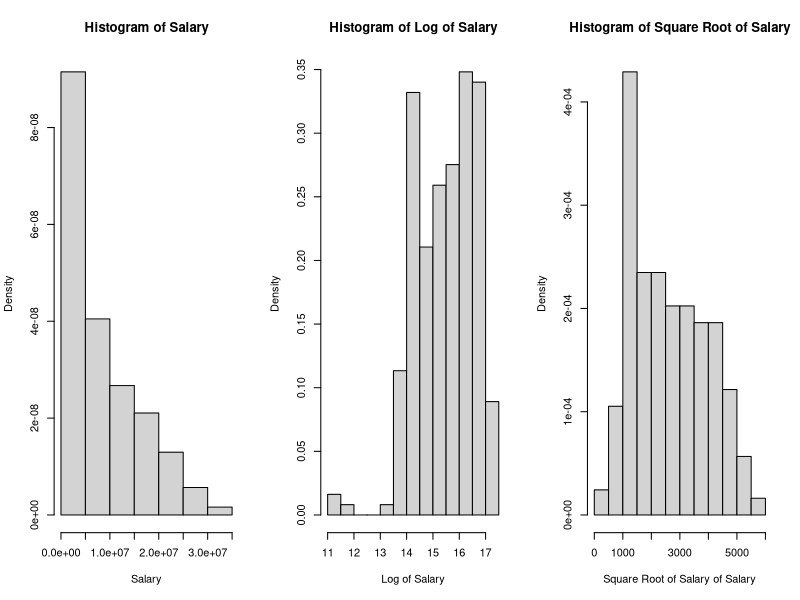
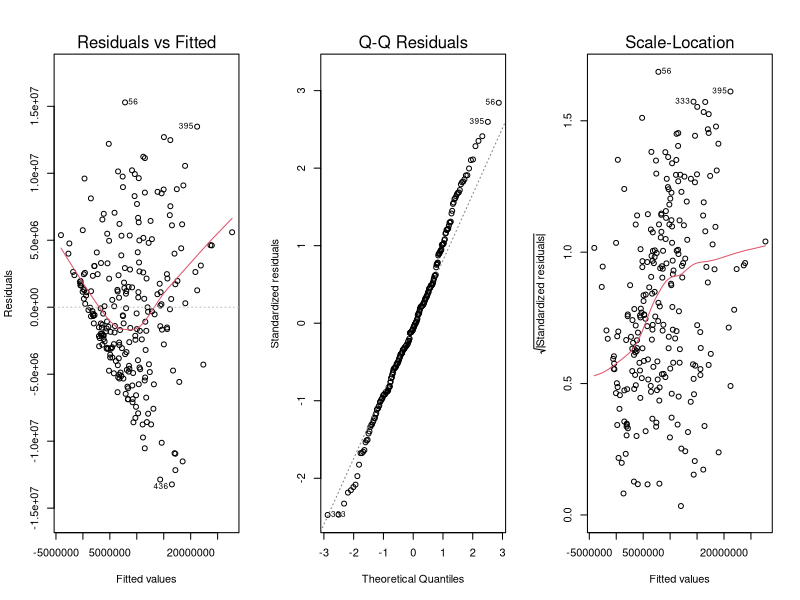
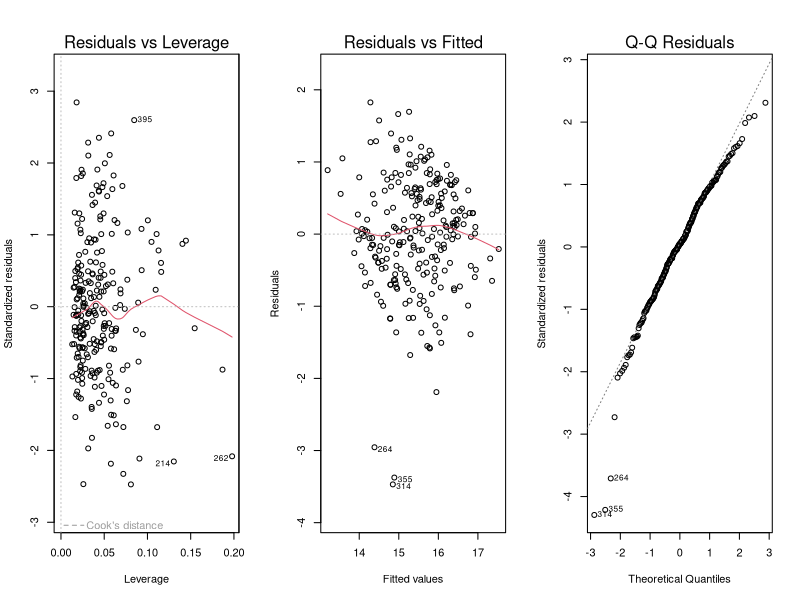
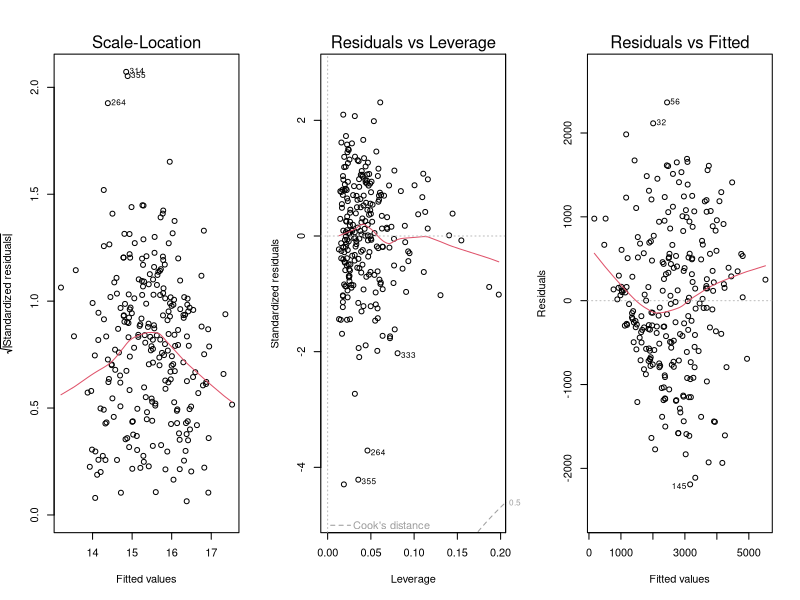
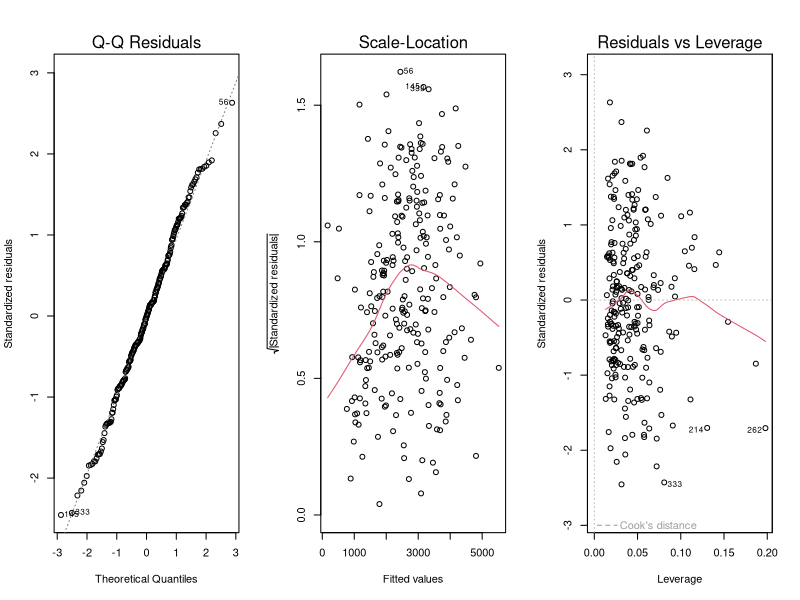
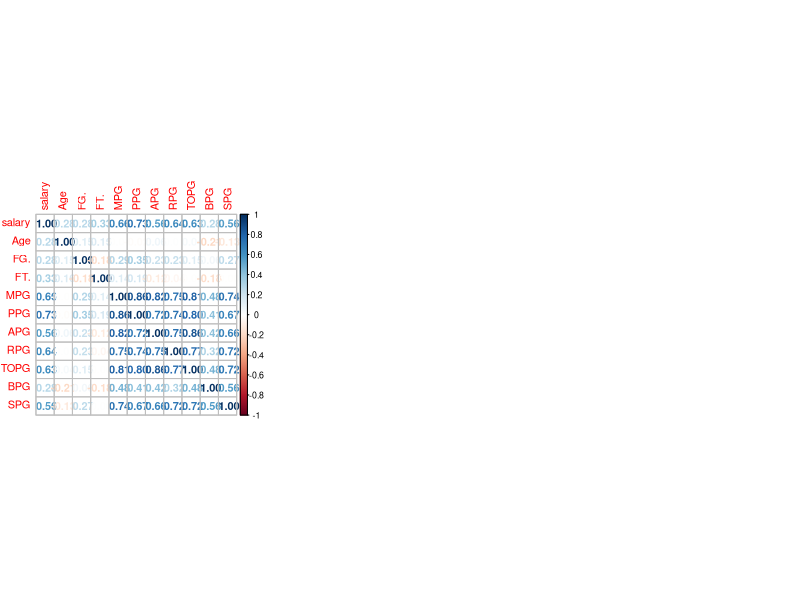
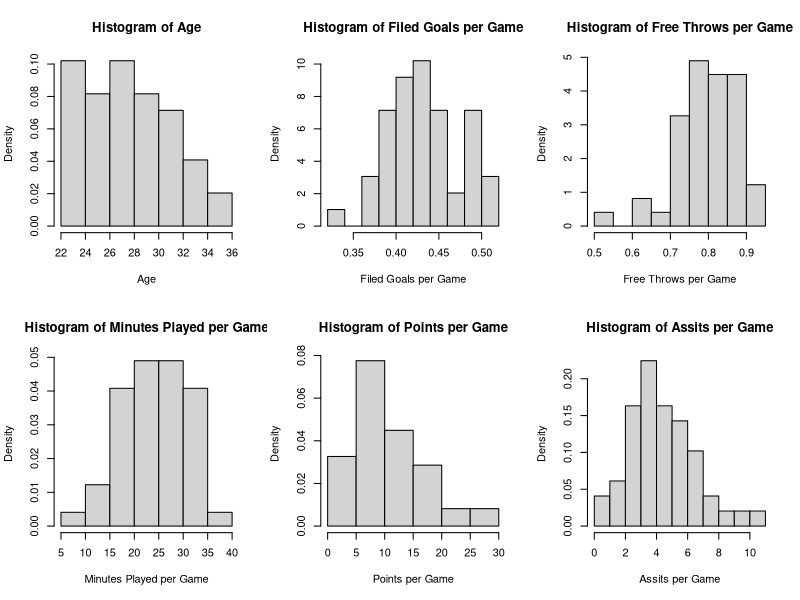
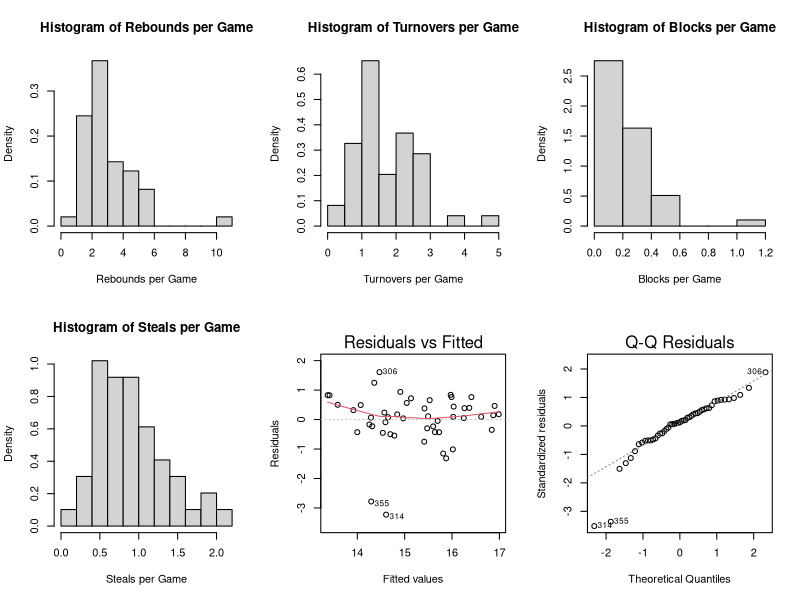

Generate these figures, in order, with R: (Note: this script raises an error after producing the figures.)
## ---- chunk 1
knitr::opts_chunk$set(echo = TRUE)
## ---- chunk 2
data <- read.csv(file = './Data/final_dataset2.csv')
data = data[data[,"G"] >= 30,]      #screen out less statistically significant data points
data = data[data[,"Age"] >= 22,]    #salary cap 
data_reduced = data[,c('X','Player', 'Pos', 'salary','Age','FG.','FT.','MPG','PPG','APG','RPG','TOPG','BPG','SPG')]
data_reduced = data_reduced[-c(which(data_reduced$Pos == "SF-SG")),]
## ---- chunk 3
set.seed(664)
shuffle = sample.int(nrow(data_reduced))
data_reduced$split = cut(shuffle, breaks = 5, labels = c("1","2","3","4","test"))
train = subset(data_reduced, split != "test", select = -split)
test = subset(data_reduced, split == "test", select = -split)
data_reduced = subset(data_reduced, select = -split)
## ---- chunk 4
par(mfrow=c(1,3))
hist(train$salary,freq = F, main = "Histogram of Salary", xlab = "Salary")
hist(log(train$salary),freq = F, main = "Histogram of Log of Salary", xlab = "Log of Salary")
hist(sqrt(train$salary),freq = F, main = "Histogram of Square Root of Salary", xlab = "Square Root of Salary of Salary")
## ---- chunk 5
model1 = lm(salary~Age+FG.+FT.+MPG+PPG+APG+RPG+TOPG+BPG+SPG, data = train)
summary(model1)
plot(model1)
## ---- chunk 6
model2 = lm(log(salary)~ Age+FG.+FT.+MPG+PPG+APG+RPG+TOPG+BPG+SPG, data = train)
summary(model2)
plot(model2)
## ---- chunk 7
model3 = lm(sqrt(salary)~Age+FG.+FT.+MPG+PPG+APG+RPG+TOPG+BPG+SPG, data = train)
summary(model3)
plot(model3)
## ---- chunk 8
train_PG =  train[train[,3] == "PG", ]
train_PF =  train[train[,3] == "PF", ]
train_SF =  train[train[,3] == "SF", ]
train_C = train[train[,3] == "C", ]
train_SG = train[train[,3] == "SG", ]

test_PG =  test[test[,3] == "PG", ]
test_PF =  test[test[,3] == "PF", ]
test_SF =  test[test[,3] == "SF", ]
test_C = test[test[,3] == "C", ]
test_SG = test[test[,3] == "SG", ]
## ---- chunk 9
library(corrplot)
corrplot(cor(train_PG[,-c(1,2,3)]), method = 'number')
## ---- chunk 10
par(mfrow=c(2,3))
hist(train_PG$Age,freq = F, main = "Histogram of Age", xlab= "Age")
hist(train_PG$FG.,freq = F, main = "Histogram of Filed Goals per Game", xlab= "Filed Goals per Game")
hist(train_PG$FT.,freq = F, main = "Histogram of Free Throws per Game", xlab= "Free Throws per Game")
hist(train_PG$MPG,freq = F, main = "Histogram of Minutes Played per Game", xlab= "Minutes Played per Game")
hist(train_PG$PPG,freq = F, main = "Histogram of Points per Game", xlab= "Points per Game")
hist(train_PG$APG,freq = F, main = "Histogram of Assits per Game", xlab= "Assits per Game")
hist(train_PG$RPG,freq = F, main = "Histogram of Rebounds per Game", xlab= "Rebounds per Game")
hist(train_PG$TOPG,freq = F, main = "Histogram of Turnovers per Game", xlab= "Turnovers per Game")
hist(train_PG$BPG,freq = F, main = "Histogram of Blocks per Game", xlab= "Blocks per Game")
hist(train_PG$SPG,freq = F, main = "Histogram of Steals per Game", xlab= "Steals per Game")
## ---- chunk 11
lm1 = lm(log(train_PG$salary)~Age+FG.+FT.+MPG+PPG+APG+RPG+TOPG+BPG+SPG,train_PG)
summary(lm1)
plot(lm1)
## ---- chunk 12
library(car)
outlierTest(lm1)
influencePlot(lm1)
train2 = subset(train_PG,train_PG$X != 218 &train_PG$X != 314 & train_PG$X != 355 &train_PG$X != 376)
## ---- chunk 13
lm2 = lm(log(train2$salary)~Age+FG.+FT.+MPG+PPG+APG+RPG+TOPG+BPG+SPG,train2)
summary(lm2)
plot(lm2)

bptest(lm2, ~ Age * FG. + Age * FT. + Age * MPG + Age * PPG + Age * APG + Age * RPG + Age * TOPG + Age * BPG + Age * SPG + 
         FG. * FT. + FG. * MPG + FG. * PPG + FG. * APG + FG. * RPG + FG. * TOPG + FG. * BPG + FG. * SPG + 
         FT. * MPG + FT. * PPG + FT. * APG + FT. * RPG + FT. * TOPG + FT. * BPG + FT. * SPG + 
         MPG * PPG + MPG * APG + MPG * RPG + MPG * TOPG + MPG * BPG + MPG * SPG + 
         PPG * APG + PPG * RPG + PPG * TOPG + PPG * BPG + PPG * SPG + 
         APG * RPG + APG * TOPG + APG * BPG + APG * SPG + 
         RPG * TOPG + RPG * BPG + RPG * SPG + 
         TOPG * BPG + TOPG * SPG + BPG * SPG + 
         I(Age^2) + I(FG.^2) + I(FT.^2) + I(MPG^2) + I(PPG^2) + I(APG^2) + I(RPG^2) +I(TOPG^2) +I(BPG^2) +I(SPG^2), data = train2)
## ---- chunk 14
#AIC and Mallow's Cp select model yields the same model 
library(leaps)
b = regsubsets(log(salary)~Age+FG.+FT.+MPG+PPG+APG+RPG+TOPG+BPG+SPG, data = train2)
rs = summary(b)
plot(2:9,rs$cp, ylab = "CP statistic", xlab = "Number of Parameters")
abline(0,1)
rs$which[which.min(rs$cp),]
#step(lm2)
lm3 = lm(log(salary)~Age+FT.+MPG,train2)
summary(lm3)
plot(lm3)
## ---- chunk 15
#no sign of heteroscedasticity
library(lmtest)
bptest(lm3, ~ Age*FT.*MPG + I(Age^2) + I(FT.^2) + I(MPG^2), data = train2)
## ---- chunk 16
#not transform a low p-value of heteroscedasticity
lm4 = lm(salary~Age+FT.+MPG,train2)
bptest(lm4, ~ Age*FT.*MPG + I(Age^2) + I(FT.^2) + I(MPG^2), data = train2)
## ---- chunk 17
#no sign of multicollinearity 
library(car)
vif(lm3)
## ---- chunk 18
b = regsubsets(log(salary)~Age+FG.+FT.+PPG+APG+RPG+TOPG+BPG+SPG, data = train2)
rs = summary(b)
lm5 = lm(log(train2$salary)~Age+FG.+FT.+PPG+APG+RPG+TOPG+BPG+SPG,train2)
#step(lm5)
lm6 = lm(log(salary)~Age+FT.+PPG + RPG,train2)
summary(lm6)
## ---- chunk 19
#compare rmse for original model and reduced model 
rmse=function(x,y){sqrt(mean((x-y)^2))}
rmse(predict(lm2,test_PG),log(test_PG$salary))
rmse(predict(lm3,test_PG),log(test_PG$salary))
rmse(predict(lm6,test_PG),log(test_PG$salary))
predict(lm6, test_PG, interval="predict")
## ---- chunk 20
library(corrplot)
corrplot(cor(train_C[,-c(1,2,3)]), method = 'number')
## ---- chunk 21
par(mfrow=c(2,3))
hist(train_C$Age,freq = F, main = "Histogram of Age", xlab= "Age")
hist(train_C$FG.,freq = F, main = "Histogram of Filed Goals per Game", xlab= "Filed Goals per Game")
hist(train_C$FT.,freq = F, main = "Histogram of Free Throws per Game", xlab= "Free Throws per Game")
hist(train_C$MPG,freq = F, main = "Histogram of Minutes Played per Game", xlab= "Minutes Played per Game")
hist(train_C$PPG,freq = F, main = "Histogram of Points per Game", xlab= "Points per Game")
hist(train_C$APG,freq = F, main = "Histogram of Assits per Game", xlab= "Assits per Game")
hist(train_C$RPG,freq = F, main = "Histogram of Rebounds per Game", xlab= "Rebounds per Game")
hist(train_C$TOPG,freq = F, main = "Histogram of Turnovers per Game", xlab= "Turnovers per Game")
hist(train_C$BPG,freq = F, main = "Histogram of Blocks per Game", xlab= "Blocks per Game")
hist(train_C$SPG,freq = F, main = "Histogram of Steals per Game", xlab= "Steals per Game")
## ---- chunk 22
lm1 = lm(log(train_C$salary)~Age+FG.+FT.+MPG+PPG+APG+RPG+TOPG+BPG+SPG,train_C)
summary(lm1)
plot(lm1)
## ---- chunk 23
library(car)
outlierTest(lm1)
influencePlot(lm1)
train2 = subset(train_C, train_C$X != 77 & train_C$X != 97 & train_C$X != 112 & train_C$X != 309 & train_C$X != 333)
## ---- chunk 24
lm2 = lm(log(train2$salary)~Age+FG.+FT.+MPG+PPG+APG+RPG+TOPG+BPG+SPG,train2)
summary(lm2)
plot(lm2)
bptest(lm2, ~ Age * FG. + Age * FT. + Age * MPG + Age * PPG + Age * APG + Age * RPG + Age * TOPG + Age * BPG + Age * SPG + 
         FG. * FT. + FG. * MPG + FG. * PPG + FG. * APG + FG. * RPG + FG. * TOPG + FG. * BPG + FG. * SPG + 
         FT. * MPG + FT. * PPG + FT. * APG + FT. * RPG + FT. * TOPG + FT. * BPG + FT. * SPG + 
         MPG * PPG + MPG * APG + MPG * RPG + MPG * TOPG + MPG * BPG + MPG * SPG + 
         PPG * APG + PPG * RPG + PPG * TOPG + PPG * BPG + PPG * SPG + 
         APG * RPG + APG * TOPG + APG * BPG + APG * SPG + 
         RPG * TOPG + RPG * BPG + RPG * SPG + 
         TOPG * BPG + TOPG * SPG + BPG * SPG + 
         I(Age^2) + I(FG.^2) + I(FT.^2) + I(MPG^2) + I(PPG^2) + I(APG^2) + I(RPG^2) +I(TOPG^2) +I(BPG^2) +I(SPG^2), data = train2)
## ---- chunk 25
#AIC and Mallow's Cp select model yields the same model 
library(leaps)
b = regsubsets(log(salary)~Age+FG.+FT.+MPG+PPG+APG+RPG+TOPG+BPG+SPG, data = train2)
rs = summary(b)
plot(2:9,rs$cp, ylab = "CP statistic", xlab = "Number of Parameters")
abline(0,1)
rs$which[which.min(rs$cp),]
#step(lm2)
lm3 = lm(log(salary)~Age + FG. + FT.+ MPG + APG,train2)
summary(lm3)
plot(lm3)
## ---- chunk 26
#no sign of heteroscedasticity
library(lmtest)
bptest(lm3, ~ Age * FG. * FT.* MPG * APG + I(Age^2) + I(FG.^2) + I(FT.^2) + I(MPG^2) + I(APG^2), data = train2)
## ---- chunk 27
#not transform leads to a low p-value of heteroscedasticity
lm4 = lm(salary~Age + FG. + FT.+ MPG + APG,train2)
bptest(lm4, ~ Age * FG. * FT.* MPG * APG + I(Age^2) + I(FG.^2) + I(FT.^2) + I(MPG^2) + I(APG^2), data = train2)
## ---- chunk 28
#no sign of multicollinearity 
library(car)
vif(lm3)
## ---- chunk 29
b = regsubsets(log(salary)~Age+FG.+FT.+PPG+APG+RPG+TOPG+BPG+SPG, data = train2)
rs = summary(b)
lm5 = lm(log(train2$salary)~Age+FG.+FT.+PPG+APG+RPG+TOPG+BPG+SPG,train2)
#step(lm5)
lm6 = lm(log(salary)~ Age+FG.+FT.+RPG,train2)
summary(lm6)
## ---- chunk 30
#compare rmse for original model and reduced model 
rmse=function(x,y){sqrt(mean((x-y)^2))}
rmse(predict(lm2,test_C),log(test_C$salary))
rmse(predict(lm3,test_C),log(test_C$salary))
rmse(predict(lm6,test_C),log(test_C$salary))
predict(lm6, test_C, interval="predict")
## ---- chunk 31
library(corrplot)
corrplot(cor(train_SG[,-c(1,2,3)]), method = 'number')
## ---- chunk 32
par(mfrow=c(2,3))
hist(train_SG$Age,freq = F, main = "Histogram of Age", xlab= "Age")
hist(train_SG$FG.,freq = F, main = "Histogram of Filed Goals per Game", xlab= "Filed Goals per Game")
hist(train_SG$FT.,freq = F, main = "Histogram of Free Throws per Game", xlab= "Free Throws per Game")
hist(train_SG$MPG,freq = F, main = "Histogram of Minutes Played per Game", xlab= "Minutes Played per Game")
hist(train_SG$PPG,freq = F, main = "Histogram of Points per Game", xlab= "Points per Game")
hist(train_SG$APG,freq = F, main = "Histogram of Assits per Game", xlab= "Assits per Game")
hist(train_SG$RPG,freq = F, main = "Histogram of Rebounds per Game", xlab= "Rebounds per Game")
hist(train_SG$TOPG,freq = F, main = "Histogram of Turnovers per Game", xlab= "Turnovers per Game")
hist(train_SG$BPG,freq = F, main = "Histogram of Blocks per Game", xlab= "Blocks per Game")
hist(train_SG$SPG,freq = F, main = "Histogram of Steals per Game", xlab= "Steals per Game")
## ---- chunk 33
lm1 = lm(log(train_SG$salary)~Age+FG.+FT.+MPG+PPG+APG+RPG+TOPG+BPG+SPG,train_SG)
summary(lm1)
plot(lm1)
## ---- chunk 34
library(car)
outlierTest(lm1)
influencePlot(lm1)
train2 = subset(train_SG, train_SG$X != 8 & train_SG$X != 17 & train_SG$X != 79 & train_SG$X != 145)

## ---- chunk 35
lm2 = lm(log(train2$salary)~Age+FG.+FT.+MPG+PPG+APG+RPG+TOPG+BPG+SPG,train2)
summary(lm2)
plot(lm2)
bptest(lm2, ~ Age * FG. + Age * FT. + Age * MPG + Age * PPG + Age * APG + Age * RPG + Age * TOPG + Age * BPG + Age * SPG + 
         FG. * FT. + FG. * MPG + FG. * PPG + FG. * APG + FG. * RPG + FG. * TOPG + FG. * BPG + FG. * SPG + 
         FT. * MPG + FT. * PPG + FT. * APG + FT. * RPG + FT. * TOPG + FT. * BPG + FT. * SPG + 
         MPG * PPG + MPG * APG + MPG * RPG + MPG * TOPG + MPG * BPG + MPG * SPG + 
         PPG * APG + PPG * RPG + PPG * TOPG + PPG * BPG + PPG * SPG + 
         APG * RPG + APG * TOPG + APG * BPG + APG * SPG + 
         RPG * TOPG + RPG * BPG + RPG * SPG + 
         TOPG * BPG + TOPG * SPG + BPG * SPG + 
         I(Age^2) + I(FG.^2) + I(FT.^2) + I(MPG^2) + I(PPG^2) + I(APG^2) + I(RPG^2) +I(TOPG^2) +I(BPG^2) +I(SPG^2), data = train2)
## ---- chunk 36
#AIC and Mallow's Cp select model yields the same model 
library(leaps)
b = regsubsets(log(salary)~Age+FG.+FT.+MPG+PPG+APG+RPG+TOPG+BPG+SPG, data = train2)
rs = summary(b)
plot(2:9,rs$cp, ylab = "CP statistic", xlab = "Number of Parameters")
abline(0,1)
rs$which[which.min(rs$cp),]
#step(lm2)
lm3 = lm(log(salary)~Age + MPG + PPG,train2)
summary(lm3)
plot(lm3)
## ---- chunk 37
#no sign of heteroscedasticity
library(lmtest)
bptest(lm3, ~ Age * MPG * PPG + I(Age^2) + I(MPG^2) + I(PPG^2), data = train2)
## ---- chunk 38
#not transform leads to a low p-value of heteroscedasticity
lm4 = lm(salary~Age +  MPG + PPG,train2)
bptest(lm4, ~ Age * MPG * PPG + I(Age^2) + I(MPG^2) + I(PPG^2), data = train2)
## ---- chunk 39
#not a sign of multicollinearity 
library(car)
vif(lm3)
## ---- chunk 40
b = regsubsets(log(salary)~Age+FG.+FT.+PPG+APG+RPG+TOPG+BPG+SPG, data = train2)
rs = summary(b)
lm5 = lm(log(train2$salary)~Age+FG.+FT.+PPG+APG+RPG+TOPG+BPG+SPG,train2)
#step(lm5)
lm6 = lm(log(salary)~ Age + PPG,train2)
summary(lm6)
## ---- chunk 41
#compare rmse for original model and reduced model 
rmse=function(x,y){sqrt(mean((x-y)^2))}
rmse(predict(lm2,train_SG),log(train_SG$salary))
rmse(predict(lm3,train_SG),log(train_SG$salary))
rmse(predict(lm6,train_SG),log(train_SG$salary))
predict(lm6, train_SG, interval="predict")
## ---- chunk 42
library(corrplot)
corrplot(cor(train_PF[,-c(1,2,3)]), method = 'number')
## ---- chunk 43
par(mfrow=c(2,3))
hist(train_PF$Age,freq = F, main = "Histogram of Age", xlab= "Age")
hist(train_PF$FG.,freq = F, main = "Histogram of Filed Goals per Game", xlab= "Filed Goals per Game")
hist(train_PF$FT.,freq = F, main = "Histogram of Free Throws per Game", xlab= "Free Throws per Game")
hist(train_PF$MPG,freq = F, main = "Histogram of Minutes Played per Game", xlab= "Minutes Played per Game")
hist(train_PF$PPG,freq = F, main = "Histogram of Points per Game", xlab= "Points per Game")
hist(train_PF$APG,freq = F, main = "Histogram of Assits per Game", xlab= "Assits per Game")
hist(train_PF$RPG,freq = F, main = "Histogram of Rebounds per Game", xlab= "Rebounds per Game")
hist(train_PF$TOPG,freq = F, main = "Histogram of Turnovers per Game", xlab= "Turnovers per Game")
hist(train_PF$BPG,freq = F, main = "Histogram of Blocks per Game", xlab= "Blocks per Game")
hist(train_PF$SPG,freq = F, main = "Histogram of Steals per Game", xlab= "Steals per Game")
## ---- chunk 44
lm1 = lm(log(train_PF$salary)~Age+FG.+FT.+MPG+PPG+APG+RPG+TOPG+BPG+SPG,train_PF)
summary(lm1)
plot(lm1)
## ---- chunk 45
library(car)
outlierTest(lm1)
influencePlot(lm1)
train2 = subset(train_PF, train_PF$X != 118 & train_PF$X != 251 & train_PF$X != 262 & train_PF$X != 276 & train_PF$X != 308 & train_PF$X != 458)
## ---- chunk 46
lm2 = lm(log(train2$salary)~Age+FG.+FT.+MPG+PPG+APG+RPG+TOPG+BPG+SPG,train2)
summary(lm2)
plot(lm2)

bptest(lm2, ~ Age * FG. + Age * FT. + Age * MPG + Age * PPG + Age * APG + Age * RPG + Age * TOPG + Age * BPG + Age * SPG + 
         FG. * FT. + FG. * MPG + FG. * PPG + FG. * APG + FG. * RPG + FG. * TOPG + FG. * BPG + FG. * SPG + 
         FT. * MPG + FT. * PPG + FT. * APG + FT. * RPG + FT. * TOPG + FT. * BPG + FT. * SPG + 
         MPG * PPG + MPG * APG + MPG * RPG + MPG * TOPG + MPG * BPG + MPG * SPG + 
         PPG * APG + PPG * RPG + PPG * TOPG + PPG * BPG + PPG * SPG + 
         APG * RPG + APG * TOPG + APG * BPG + APG * SPG + 
         RPG * TOPG + RPG * BPG + RPG * SPG + 
         TOPG * BPG + TOPG * SPG + BPG * SPG + 
         I(Age^2) + I(FG.^2) + I(FT.^2) + I(MPG^2) + I(PPG^2) + I(APG^2) + I(RPG^2) +I(TOPG^2) +I(BPG^2) +I(SPG^2), data = train2)
## ---- chunk 47
#AIC: Age + PPG
#and Mallow's Cp: Age + PPG + APG + RPG + TOPG EXISTS MULTICOOLIENEARITY

library(leaps)
b = regsubsets(log(salary)~Age+FG.+FT.+MPG+PPG+APG+RPG+TOPG+BPG+SPG, data = train2)
rs = summary(b)
plot(2:9,rs$cp, ylab = "CP statistic", xlab = "Number of Parameters")
abline(0,1)
rs$which[which.min(rs$cp),]
#step(lm2)
lm3 = lm(log(salary)~Age + PPG,train2)
summary(lm3)
plot(lm3)
## ---- chunk 48
#no sign of heteroscedasticity
library(lmtest)
bptest(lm3, ~ Age * PPG + I(Age^2) + I(PPG^2) , data = train2)
## ---- chunk 49
#not transform
lm4 = lm(salary~Age + PPG ,train2)
bptest(lm4, ~ Age * PPG + I(Age^2) + I(PPG^2), data = train2)
## ---- chunk 50
#no sign of multicollinearity 
library(car)
vif(lm3)
## ---- chunk 51
b = regsubsets(log(salary)~Age+FG.+FT.+PPG+APG+RPG+TOPG+BPG+SPG, data = train2)
rs = summary(b)
lm5 = lm(log(train2$salary)~Age+FG.+FT.+PPG+APG+RPG+TOPG+BPG+SPG,train2)
#step(lm5)
lm6 = lm(log(salary)~ Age+PPG+APG+RPG+TOPG,train2)
summary(lm6)
## ---- chunk 52
#compare rmse for original model and reduced model 
rmse=function(x,y){sqrt(mean((x-y)^2))}
rmse(predict(lm2,train_PF),log(train_PF$salary))
rmse(predict(lm3,train_PF),log(train_PF$salary))
rmse(predict(lm6,train_PF),log(train_PF$salary))
predict(lm6, train_PF, interval="predict")
## ---- chunk 53
library(corrplot)
corrplot(cor(train_SF[,-c(1,2,3)]), method = 'number')
## ---- chunk 54
par(mfrow=c(2,3))
hist(train_SF$Age,freq = F, main = "Histogram of Age", xlab= "Age")
hist(train_SF$FG.,freq = F, main = "Histogram of Filed Goals per Game", xlab= "Filed Goals per Game")
hist(train_SF$FT.,freq = F, main = "Histogram of Free Throws per Game", xlab= "Free Throws per Game")
hist(train_SF$MPG,freq = F, main = "Histogram of Minutes Played per Game", xlab= "Minutes Played per Game")
hist(train_SF$PPG,freq = F, main = "Histogram of Points per Game", xlab= "Points per Game")
hist(train_SF$APG,freq = F, main = "Histogram of Assits per Game", xlab= "Assits per Game")
hist(train_SF$RPG,freq = F, main = "Histogram of Rebounds per Game", xlab= "Rebounds per Game")
hist(train_SF$TOPG,freq = F, main = "Histogram of Turnovers per Game", xlab= "Turnovers per Game")
hist(train_SF$BPG,freq = F, main = "Histogram of Blocks per Game", xlab= "Blocks per Game")
hist(train_SF$SPG,freq = F, main = "Histogram of Steals per Game", xlab= "Steals per Game")
## ---- chunk 55
lm1 = lm(log(train_SF$salary)~Age+FG.+FT.+MPG+PPG+APG+RPG+TOPG+BPG+SPG,train_SF)
summary(lm1)
plot(lm1)
## ---- chunk 56
library(car)
outlierTest(lm1)
influencePlot(lm1)
train2 = subset(train_SF, train_SF$X != 235 & train_SF$X != 254 & train_SF$X != 264 & train_SF$X != 350)
## ---- chunk 57
lm2 = lm(log(train2$salary)~Age+FG.+FT.+MPG+PPG+APG+RPG+TOPG+BPG+SPG,train2)
summary(lm2)
plot(lm2)
bptest(lm2, ~ Age * FG. + Age * FT. + Age * MPG + Age * PPG + Age * APG + Age * RPG + Age * TOPG + Age * BPG + Age * SPG + 
         FG. * FT. + FG. * MPG + FG. * PPG + FG. * APG + FG. * RPG + FG. * TOPG + FG. * BPG + FG. * SPG + 
         FT. * MPG + FT. * PPG + FT. * APG + FT. * RPG + FT. * TOPG + FT. * BPG + FT. * SPG + 
         MPG * PPG + MPG * APG + MPG * RPG + MPG * TOPG + MPG * BPG + MPG * SPG + 
         PPG * APG + PPG * RPG + PPG * TOPG + PPG * BPG + PPG * SPG + 
         APG * RPG + APG * TOPG + APG * BPG + APG * SPG + 
         RPG * TOPG + RPG * BPG + RPG * SPG + 
         TOPG * BPG + TOPG * SPG + BPG * SPG + 
         I(Age^2) + I(FG.^2) + I(FT.^2) + I(MPG^2) + I(PPG^2) + I(APG^2) + I(RPG^2) +I(TOPG^2) +I(BPG^2) +I(SPG^2), data = train2)
## ---- chunk 58
#AIC and Mallow's Cp select model yields the same model 
library(leaps)
b = regsubsets(log(salary)~Age+FG.+FT.+MPG+PPG+APG+RPG+TOPG+BPG+SPG, data = train2)
rs = summary(b)
plot(2:9,rs$cp, ylab = "CP statistic", xlab = "Number of Parameters")
abline(0,1)
rs$which[which.min(rs$cp),]
#step(lm2)
lm3 = lm(log(salary)~Age + PPG + RPG + BPG,train2)
summary(lm3)
plot(lm3)
## ---- chunk 59
#no sign of heteroscedasticity
library(lmtest)
bptest(lm3, ~ Age * PPG * RPG * BPG + I(Age^2) + I(PPG^2) + I(RPG^2) + I(BPG^2), data = train2)
## ---- chunk 60
#not transform 
lm4 = lm(salary~Age + PPG + RPG + BPG,train2)
bptest(lm4, ~ Age * PPG * RPG * BPG + I(Age^2) + I(PPG^2) + I(RPG^2) + I(BPG^2), data = train2)
## ---- chunk 61
#no sign of multicollinearity 
library(car)
vif(lm3)
## ---- chunk 62
b = regsubsets(log(salary)~Age+FG.+FT.+PPG+APG+RPG+TOPG+BPG+SPG, data = train2)
rs = summary(b)
lm5 = lm(log(train2$salary)~Age+FG.+FT.+PPG+APG+RPG+TOPG+BPG+SPG,train2)
#step(lm5)
lm6 = lm(log(salary)~ Age + PPG + RPG + BPG,train2)
summary(lm6)
## ---- chunk 63
#compare rmse for original model and reduced model 
rmse=function(x,y){sqrt(mean((x-y)^2))}
rmse(predict(lm2,train_SF),log(train_SF$salary))
#rmse(predict(lm3,train_SF),log(train_SF$salary))
rmse(predict(lm6,train_SF),log(train_SF$salary))
predict(lm6, train_SF, interval="predict")
